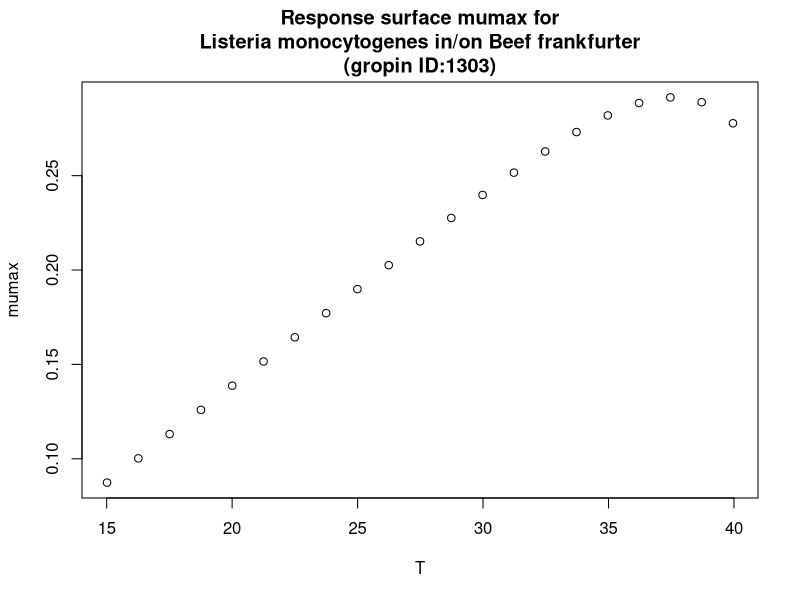

Source code (R):
#############################
# start of Parameter script
#############################
T <- seq(15.015,39.96003996004,length.out=21)
#############################
# end of Parameter script
#############################
############################# 
# start of Model script Gropin ID 1303 
#############################
 
# constant coefficients for this model
 
variables <- data.frame(T)
argumentsPar <- expand.grid(variables)
 
# heart of the model
response_surface <- function(T) {
   mumax <-0.0103*(T-6.53)*(1-exp(0.328*(T-44.97)))

return(mumax=mumax)
} 

# output parameters
responseSurface <- cbind(argumentsPar,response_surface(argumentsPar['T']))
colnames(responseSurface) <- c(colnames(argumentsPar),'mumax')
#############################
# End of Model script
#############################
############################# 
# start of Visualisation script Gropin ID 1303 
#############################
plot(T,responseSurface$'mumax',xlab='T',
                          ylab='mumax',main='Response surface mumax for
Listeria monocytogenes in/on Beef frankfurter
(gropin ID:1303)')
#############################
# End of Visualisation script
#############################
